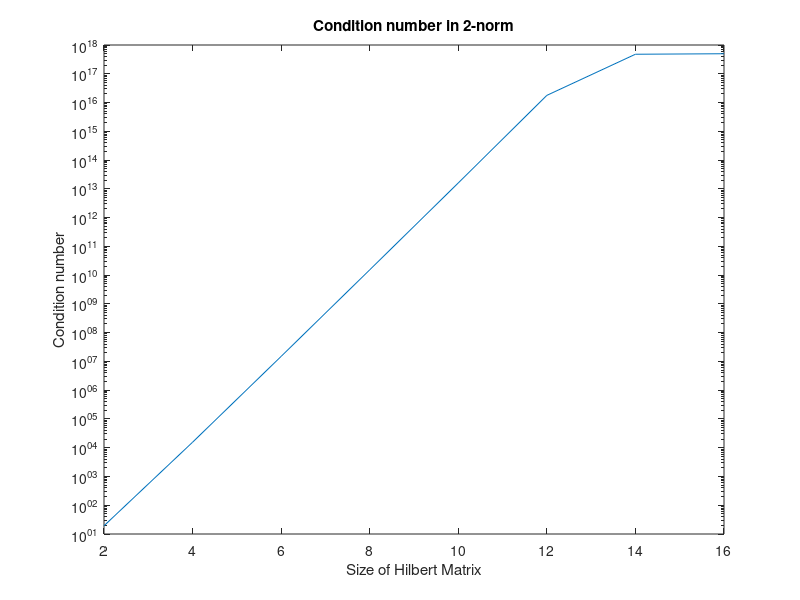
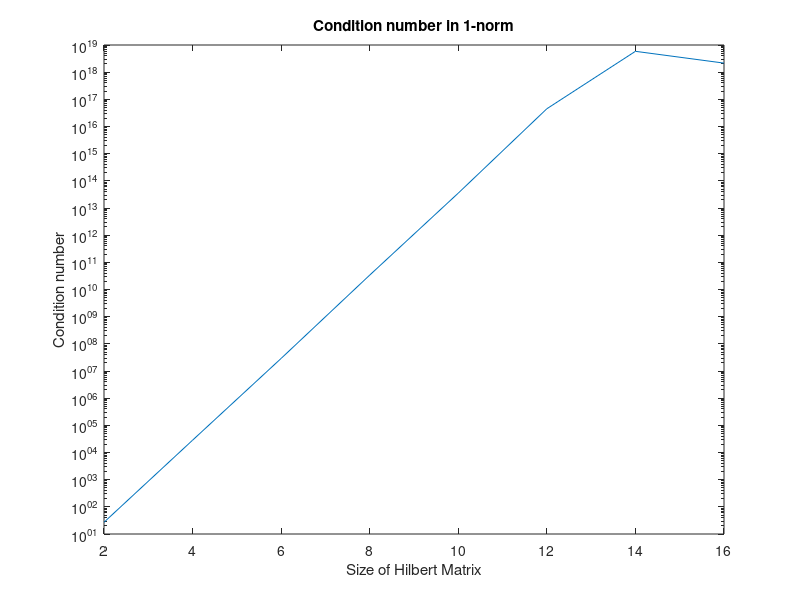
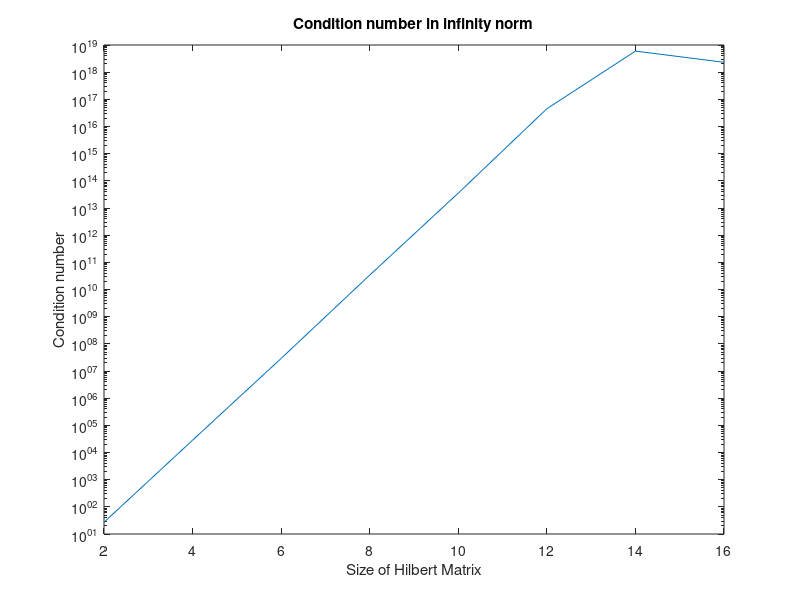

Source code (MATLAB) for these figures, in order:

C1 = [];C2 = [];Cinf = [];
N= 2:2:16;
for n = N
    H = hilb(n); 
    C1 = [C1; cond(H,1)];
    C2 = [C2; cond(H)];
    Cinf = [Cinf; cond(H,inf)];
end

figure
semilogy(N,C2)
title('Condition number in 2-norm')
xlabel('Size of Hilbert Matrix')
ylabel('Condition number')

figure
semilogy(N,C1)
title('Condition number in 1-norm')
xlabel('Size of Hilbert Matrix')
ylabel('Condition number')

figure
semilogy(N,Cinf)
title('Condition number in infinity norm')
xlabel('Size of Hilbert Matrix')
ylabel('Condition number')
